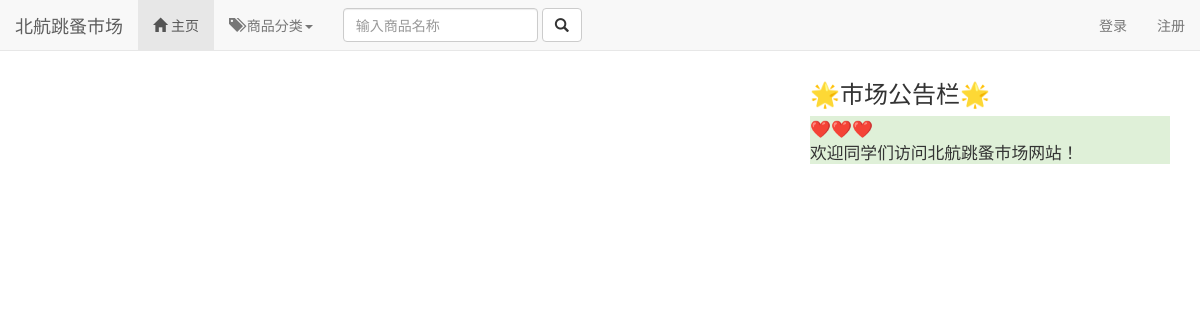
/index/2, run on an earlier commit of the app's database.
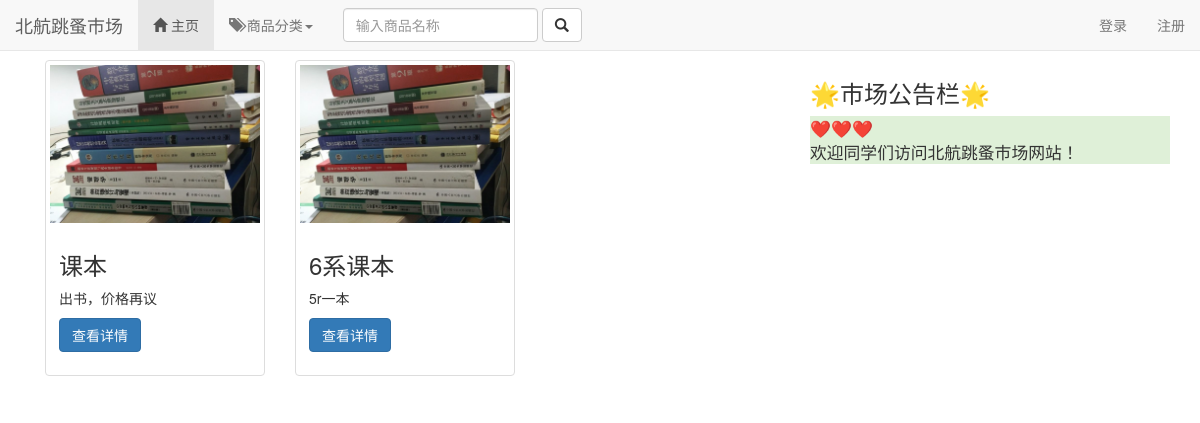
And on a later commit of the database.
### market/models.py (models this page shows, shortened)
class Goods(models.Model):
    id = models.AutoField(primary_key=True)
    name = models.CharField(max_length=128)
    description = models.CharField(max_length=512,blank=True,null=True)
    trade_location = models.CharField(max_length=32,choices=(('学院路校区','学院路校区'),('沙河校区','沙河校区')),default="学院路校区")
    price = models.IntegerField()
    category = models.ForeignKey(Category,on_delete=models.CASCADE)
    picture = models.ImageField(upload_to='goods',blank=True,null=True)
    seller = models.ForeignKey(User,on_delete=models.CASCADE,blank=True,null=True)
    goods_phone = models.IntegerField(null=True,blank=True)
    publish_time = models.DateField(auto_now_add=True,blank=True,null=True)
    available = models.BooleanField(default=True)
    buy_username = models.CharField(default='null', max_length=128)

### market/views.py (the view)
# urls.py: path('index/<int:category_id>', market.views.index_category),
def index_category(request,category_id):
    category_list = Category.objects.all()
    goods_all = Goods.objects.filter(category=category_id)
    return render(request, 'index.html',
        {
            'goods_all':goods_all,
            'category_list':category_list
        }
    )

### market/templates/index.html (shortened to what this page needs)
{% extends 'base.html' %}
{% block css %}<link href="../static/css/index.css" rel="stylesheet">{% endblock %}
{% block body %}
<div class="row clearfix">
    <div class="col-md-8 column">
        {% for goods in goods_all %}
        <div class="col-sm-6 col-md-4">
            <div class="thumbnail">
                <div class="center-cropped">
                        <img src="{{ goods.picture.url }}" class="img-responsive">
                </div>
                <div class="caption">
                        <h3>{{ goods.name }}</h3>
                        <p>{{ goods.description }}</p>
                        <p><a href="../goods/{{goods.id}}" class="btn btn-primary" role="button">查看详情</a></p>
                </div>
            </div>
        </div>
        {% endfor %}
    </div>
    <div class="col-md-4 column">
        <div class="continer">
            <h3>🌟市场公告栏🌟</h3>
        </div>
        <big><p class="bg-success">❤️❤️❤️<br>欢迎同学们访问北航跳蚤市场网站！</p></big>
    </div>
</div>
{% endblock %}

What changed in the data, as far as the page shows it:
added Goods: picture (picture), name "课本", description "出书，价格再议"
added Goods: picture (picture), name "6系课本", description "5r一本"
